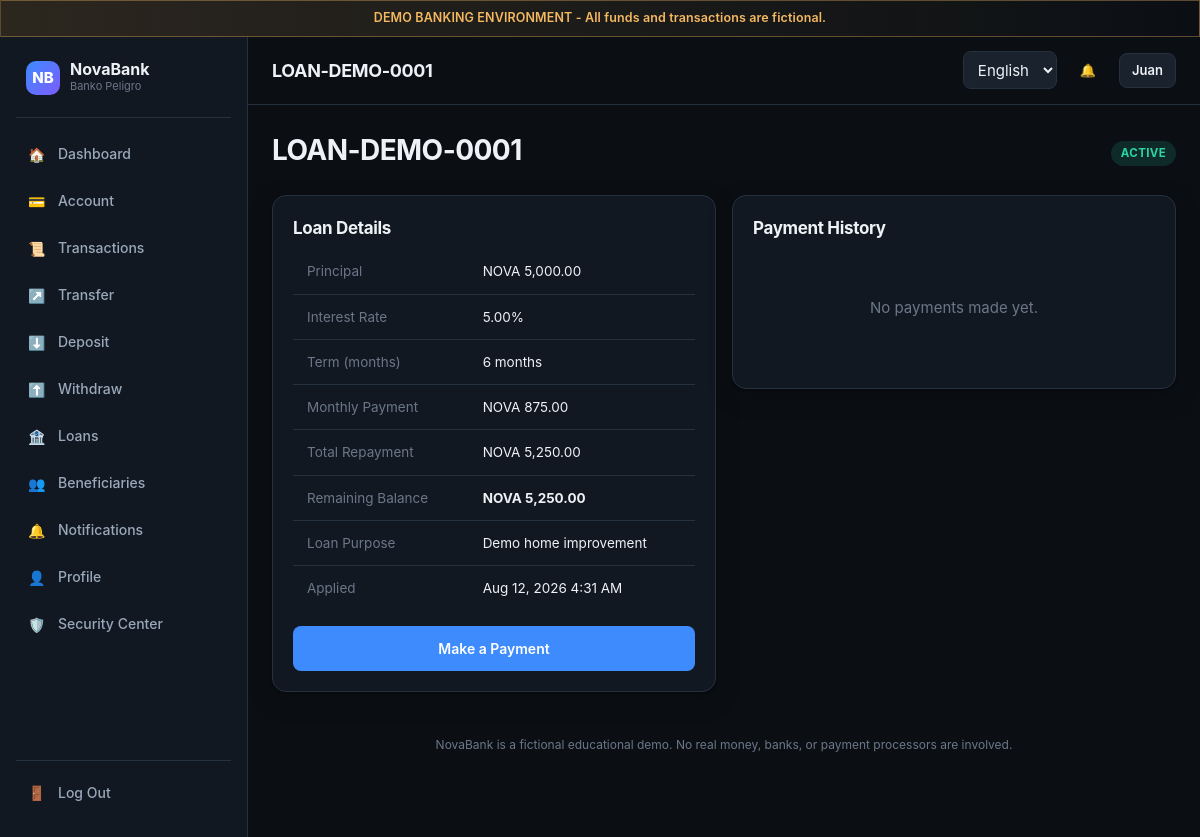
The page /loan-detail.php?ref=LOAN-DEMO-0001 (signed in) on the database its author committed.
### tables this page shows
CREATE TABLE loans (
    id INT UNSIGNED AUTO_INCREMENT PRIMARY KEY,
    loan_ref VARCHAR(30) NOT NULL UNIQUE,
    user_id INT UNSIGNED NOT NULL,
    principal DECIMAL(15,2) NOT NULL,
    interest_rate DECIMAL(5,2) NOT NULL,
    term_months SMALLINT UNSIGNED NOT NULL,
    monthly_payment DECIMAL(15,2) NOT NULL,
    total_repayment DECIMAL(15,2) NOT NULL,
    remaining_balance DECIMAL(15,2) NOT NULL,
    purpose VARCHAR(255) NOT NULL,
    status ENUM('pending','under_review','approved','rejected','active','fully_paid','defaulted') NOT NULL DEFAULT 'pending',
    applied_at TIMESTAMP NOT NULL DEFAULT CURRENT_TIMESTAMP,
    decided_at TIMESTAMP NULL,
    decided_by INT UNSIGNED NULL,
    FOREIGN KEY (user_id) REFERENCES users(id) ON DELETE CASCADE,
    FOREIGN KEY (decided_by) REFERENCES users(id)
);

CREATE TABLE accounts (
    id INT UNSIGNED AUTO_INCREMENT PRIMARY KEY,
    user_id INT UNSIGNED NOT NULL UNIQUE,
    account_number VARCHAR(20) NOT NULL UNIQUE,
    balance DECIMAL(15,2) NOT NULL DEFAULT 0.00,
    currency VARCHAR(5) NOT NULL DEFAULT 'NOVA',
    status ENUM('active','locked') NOT NULL DEFAULT 'active',
    created_at TIMESTAMP NOT NULL DEFAULT CURRENT_TIMESTAMP,
    FOREIGN KEY (user_id) REFERENCES users(id) ON DELETE CASCADE,
    CONSTRAINT chk_balance_nonnegative CHECK (balance >= 0)
);

CREATE TABLE users (
    id INT UNSIGNED AUTO_INCREMENT PRIMARY KEY,
    role_id TINYINT UNSIGNED NOT NULL DEFAULT 1,
    username VARCHAR(30) NOT NULL UNIQUE,
    email VARCHAR(120) NOT NULL UNIQUE,
    password_hash VARCHAR(255) NOT NULL,
    first_name VARCHAR(60) NOT NULL,
    last_name VARCHAR(60) NOT NULL,
    mobile_number VARCHAR(20) NOT NULL,
    date_of_birth DATE NOT NULL,
    address VARCHAR(255) NOT NULL,
    status ENUM('active','locked','suspended') NOT NULL DEFAULT 'active',
    failed_login_count INT UNSIGNED NOT NULL DEFAULT 0,
    locked_until DATETIME NULL,
    created_at TIMESTAMP NOT NULL DEFAULT CURRENT_TIMESTAMP,
    updated_at TIMESTAMP NOT NULL DEFAULT CURRENT_TIMESTAMP ON UPDATE CURRENT_TIMESTAMP,
    FOREIGN KEY (role_id) REFERENCES roles(id)
);

### includes/lang.php (called while the page is built, shortened)
<?php
function t(string $key): string {
    return $GLOBALS['__strings'][$key] ?? $key;
}
function current_lang(): string {
    return $GLOBALS['__lang'];
}

### includes/functions.php (called while the page is built, shortened)
<?php
function e(?string $value): string {
    return htmlspecialchars($value ?? '', ENT_QUOTES, 'UTF-8');
}
function format_money(float|string $amount): string {
    return APP_CURRENCY . ' ' . number_format((float)$amount, 2);
}
function format_date(string $datetime, string $format = 'M j, Y g:i A'): string {
    $ts = strtotime($datetime);
    return $ts ? date($format, $ts) : $datetime;
}

### config/database.php (called while the page is built, shortened)
<?php
function db(): PDO {
    static $pdo = null;
    if ($pdo === null) {
        $dsn = 'mysql:host=' . DB_HOST . ';dbname=' . DB_NAME . ';charset=' . DB_CHARSET;
        try {
            $pdo = new PDO($dsn, DB_USER, DB_PASS, [
                PDO::ATTR_ERRMODE => PDO::ERRMODE_EXCEPTION,
                PDO::ATTR_DEFAULT_FETCH_MODE => PDO::FETCH_ASSOC,
                PDO::ATTR_EMULATE_PREPARES => false,
            ]);
        } catch (PDOException $e) {
            error_log('DB connection failed: ' . $e->getMessage());
            http_response_code(500);
            die('Service temporarily unavailable. Please try again later.');
        }
    }
    return $pdo;
}

### includes/auth.php (called while the page is built, shortened)
<?php
function current_user_id(): ?int {
    return $_SESSION['user_id'] ?? null;
}
function current_user(): ?array {
    static $user = null;
    static $fetched = false;
    if ($fetched) return $user;
    $fetched = true;
    $uid = current_user_id();
    $stmt = db()->prepare('SELECT u.*, a.id AS account_id, a.account_number, a.balance, a.status AS account_status
                            FROM users u JOIN accounts a ON a.user_id = u.id
                            WHERE u.id = ?');
    $stmt->execute([$uid]);
    $user = $stmt->fetch() ?: null;
    return $user;
}

### loan-detail.php (the view, shortened to what this page needs)
<?php
$user = current_user();
$ref = trim($_GET['ref'] ?? '');
$stmt = db()->prepare('SELECT * FROM loans WHERE loan_ref = ? AND user_id = ?');
$stmt->execute([$ref, $user['id']]);
$loan = $stmt->fetch();
$stmt = db()->prepare('SELECT * FROM loan_payments WHERE loan_id = ? ORDER BY paid_at DESC');
$stmt->execute([$loan['id']]);
$payments = $stmt->fetchAll();
$statusBadge = [
    'pending' => 'badge-warning', 'under_review' => 'badge-warning',
    'approved' => 'badge-success', 'active' => 'badge-success',
    'fully_paid' => 'badge-neutral', 'rejected' => 'badge-danger', 'defaulted' => 'badge-danger',
];
$pageTitle = $loan['loan_ref'];
require __DIR__ . '/includes/header.php';
?>
<div class="flex-between mb-16">
    <h1><?= e($loan['loan_ref']) ?></h1>
    <span class="badge <?= $statusBadge[$loan['status']] ?? 'badge-neutral' ?>"><?= e(t('status_' . $loan['status'])) ?></span>
</div>
<div class="grid grid-2" style="grid-template-columns: 1fr 1fr; align-items:start;">
    <div class="card">
        <h3>Loan Details</h3>
        <table>
            <tr><td class="text-faint">Principal</td><td><?= e(format_money($loan['principal'])) ?></td></tr>
            <tr><td class="text-faint">Interest Rate</td><td><?= e((string)$loan['interest_rate']) ?>%</td></tr>
            <tr><td class="text-faint"><?= e(t('loans_term')) ?></td><td><?= (int)$loan['term_months'] ?> months</td></tr>
            <tr><td class="text-faint"><?= e(t('loans_monthly_payment')) ?></td><td><?= e(format_money($loan['monthly_payment'])) ?></td></tr>
            <tr><td class="text-faint"><?= e(t('loans_total_repayment')) ?></td><td><?= e(format_money($loan['total_repayment'])) ?></td></tr>
            <tr><td class="text-faint"><?= e(t('loans_remaining')) ?></td><td><strong><?= e(format_money($loan['remaining_balance'])) ?></strong></td></tr>
            <tr><td class="text-faint"><?= e(t('loans_purpose')) ?></td><td><?= e($loan['purpose']) ?></td></tr>
            <tr><td class="text-faint">Applied</td><td><?= e(format_date($loan['applied_at'])) ?></td></tr>
        </table>
        <?php if (in_array($loan['status'], ['active'], true) && (float)$loan['remaining_balance'] > 0): ?>
            <a href="<?= APP_BASE_URL ?>/loan-repay.php?ref=<?= urlencode($loan['loan_ref']) ?>" class="btn btn-primary btn-block mt-16"><?= e(t('loans_repay')) ?></a>
        <?php endif; ?>
    </div>
    <div class="card">
        <h3>Payment History</h3>
        <?php if (empty($payments)): ?>
            <div class="empty-state">No payments made yet.</div>
        <?php endif; ?>
    </div>
</div>
<?php require __DIR__ . '/includes/footer.php'; ?>

### includes/header.php (shortened to what this page needs)
<?php
$user = current_user();
?>
<!DOCTYPE html>
<html lang="<?= e(current_lang()) ?>" data-theme="dark">
<head>
<link rel="stylesheet" href="<?= APP_BASE_URL ?>/assets/css/style.css">
</head>
<body>
<div class="demo-banner"><?= e(t('demo_notice')) ?></div>
<div class="app-shell">
    <aside class="sidebar">
        <?php require __DIR__ . '/sidebar.php'; ?>
    </aside>
    <div class="main-area">
        <header class="topbar">
            <div class="topbar-left">
                <h1 style="font-size:18px;margin:0;"><?= e($pageTitle ?? '') ?></h1>
            </div>
            <div class="topbar-right">
                <form method="get" style="margin:0;">
                    <select name="lang" onchange="this.form.submit()" aria-label="Language" style="min-height:38px;padding:6px 10px;">
                        <option value="en" <?= current_lang() === 'en' ? 'selected' : '' ?>>English</option>
                    </select>
                </form>
                <a href="<?= APP_BASE_URL ?>/notifications.php" class="btn btn-ghost btn-sm" aria-label="<?= e(t('nav_notifications')) ?>">🔔</a>
                <?php if ($user): ?>
                <a href="<?= APP_BASE_URL ?>/profile.php" class="btn btn-secondary btn-sm"><?= e($user['first_name']) ?></a>
                <?php endif; ?>
            </div>
        </header>
        <main class="page-content">

### rows shown on the page
loans: loan_ref "LOAN-DEMO-0001", status "ACTIVE", principal "NOVA 5,000.00", interest_rate "5.00", term_months "6", monthly_payment "NOVA 875.00", total_repayment "NOVA 5,250.00", remaining_balance "NOVA 5,250.00", purpose "Demo home improvement", applied_at "Aug 12, 2026 4:31 AM"
accounts: user.first_name "Juan"

### other values the page prints
t('demo_notice') "DEMO BANKING ENVIRONMENT - All funds and transactions are fictional."
t('app_name') "NovaBank"
t('tagline') "Banko Peligro"
$icon "🏠"
t($key) "Dashboard"
$icon "💳"
t($key) "Account"
$icon "📜"
t($key) "Transactions"
$icon "↗️"
t($key) "Transfer"
$icon "⬇️"
t($key) "Deposit"
$icon "⬆️"
t($key) "Withdraw"
